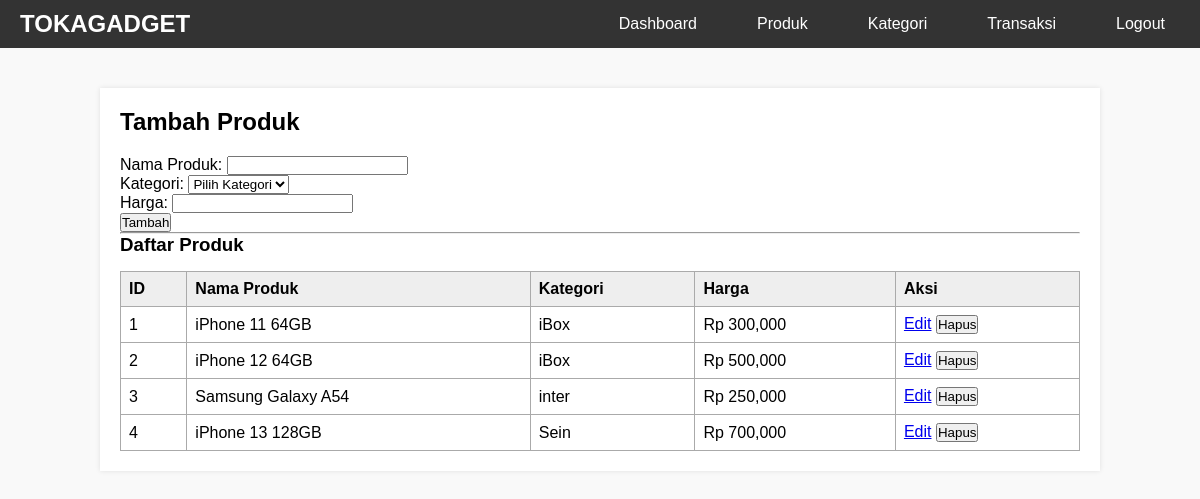
Page /TB_basdat/admin/produk.php (signed in) on the committed database.
### tables this page shows
CREATE TABLE produk (
    id_produk INT PRIMARY KEY AUTO_INCREMENT,
    nama_produk VARCHAR(100) NOT NULL,
    id_kategori INT,
    harga DECIMAL(15,2),
    FOREIGN KEY (id_kategori) REFERENCES kategori_produk(id_kategori)
);

CREATE TABLE kategori_produk (
    id_kategori INT PRIMARY KEY AUTO_INCREMENT,
    nama_kategori VARCHAR(50) NOT NULL,
    durasi_garansi VARCHAR(50)
);

### TB_basdat/admin/produk.php (the view, shortened to what this page needs)
<?php
require_once '../config/database.php';
$edit_data = null;
$produk_result = $pdo->query("SELECT p.*, k.nama_kategori FROM produk p LEFT JOIN kategori_produk k ON p.id_kategori = k.id_kategori")->fetchAll();
?>
<!DOCTYPE html>
<html>
<head>
</head>
<body>
<nav class="navbar">
    <div class="nav-container">
        <a href="../index.php" class="logo">TOKAGADGET</a>
        <ul class="nav-menu">
            <li><a href="index.php">Dashboard</a></li>
            <li><a href="produk.php">Produk</a></li>
            <li><a href="kategori.php">Kategori</a></li>
            <li><a href="transaksi.php">Transaksi</a></li>
            <li><a href="../logout.php" onclick="return confirm('Keluar dari admin?')">Logout</a></li>
        </ul>
    </div>
</nav>
<div class="container">
    <h2 style="margin-bottom: 20px;"><?php echo $edit_data ? 'Edit Produk' : 'Tambah Produk'; ?></h2>
    <form method="POST">
        <p>Nama Produk:
            <input type="text" name="nama_produk" required value="<?= $edit_data['nama_produk'] ?? ''; ?>">
        </p>
        <p>Kategori:
            <select name="id_kategori" required>
                <option value="">Pilih Kategori</option>
            </select>
        </p>
        <p>Harga:
            <input type="number" name="harga" required value="<?= $edit_data['harga'] ?? ''; ?>">
        </p>
        <p>
            <button type="submit"><?= $edit_data ? 'Update' : 'Tambah'; ?></button>
        </p>
    </form>
    <hr>
    <h3>Daftar Produk</h3>
    <table>
        <tr style="background-color: #eee;">
            <th>ID</th>
            <th>Nama Produk</th>
            <th>Kategori</th>
            <th>Harga</th>
            <th>Aksi</th>
        </tr>
        <?php foreach ($produk_result as $row): ?>
        <tr>
            <td><?= $row['id_produk']; ?></td>
            <td><?= $row['nama_produk']; ?></td>
            <td><?= $row['nama_kategori']; ?></td>
            <td>Rp <?= number_format($row['harga']); ?></td>
            <td>
                <a href="produk.php?edit=<?= $row['id_produk']; ?>">Edit</a>
                <form method="POST" style="display:inline;" onsubmit="return confirm('Hapus produk ini?')">
                    <button type="submit">Hapus</button>
                </form>
            </td>
        </tr>
        <?php endforeach; ?>
    </table>
</div>
</body>
</html>

### TB_basdat/admin/produk.php (style rules this page uses)
* { margin: 0; padding: 0; box-sizing: border-box; }
body { font-family: Arial, sans-serif; background: #f9f9f9; }
.navbar { background: #333; padding: 10px 0; }
.nav-container { max-width: 1200px; margin: 0 auto; display: flex; justify-content: space-between; align-items: center; padding: 0 20px; }
.logo { color: white; font-size: 24px; font-weight: bold; text-decoration: none; }
.nav-menu { display: flex; list-style: none; }
.nav-menu li { margin-left: 30px; }
.nav-menu a { color: white; text-decoration: none; padding: 10px 15px; border-radius: 5px; transition: background 0.3s; }
.container { max-width: 1000px; margin: 40px auto; padding: 20px; background: white; box-shadow: 0 0 5px rgba(0,0,0,0.1); }
table { width: 100%; border-collapse: collapse; margin-top: 15px; }
table, th, td { border: 1px solid #aaa; }
th, td { padding: 8px; text-align: left; }

### rows in the picture
produk: id_produk "1", nama_produk "iPhone 11 64GB", id_kategori.nama_kategori "iBox", harga "300,000"
produk: id_produk "2", nama_produk "iPhone 12 64GB", id_kategori.nama_kategori "iBox", harga "500,000"
produk: id_produk "3", nama_produk "Samsung Galaxy A54", id_kategori.nama_kategori "inter", harga "250,000"
produk: id_produk "4", nama_produk "iPhone 13 128GB", id_kategori.nama_kategori "Sein", harga "700,000"
